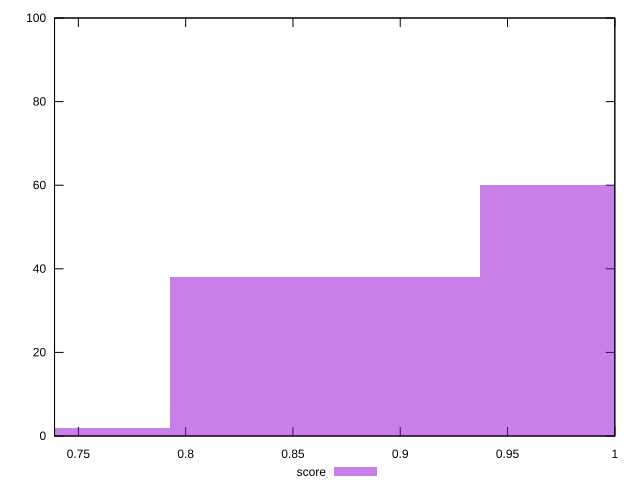

This figure's gnuplot source:
reset

$score <<EOF
0.8649185867217766 38
1.0090716845087393 60
0.7207654889348137 2
EOF

set key outside below
set boxwidth 0.14415309778696275
set xrange [0.7388888888888889:1]
set yrange [0:100]
set trange [0:100]
set style fill transparent solid 0.5 noborder
set terminal svg size 640, 490 enhanced background rgb 'white'
set output "reprap/uses-http2/samples/pages+cached+noadtech/score/histogram.svg"

plot $score title "score" with boxes

reset
